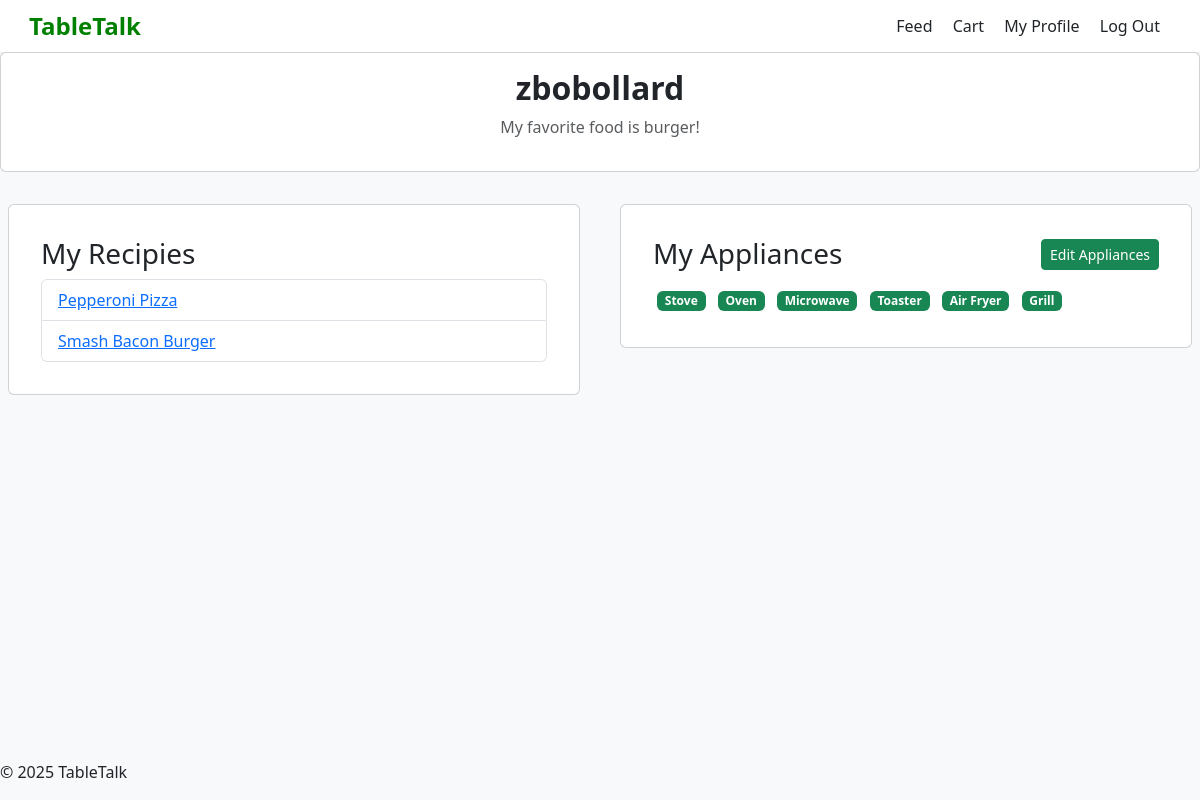
Before: /my_profile (signed in) with the older database file.
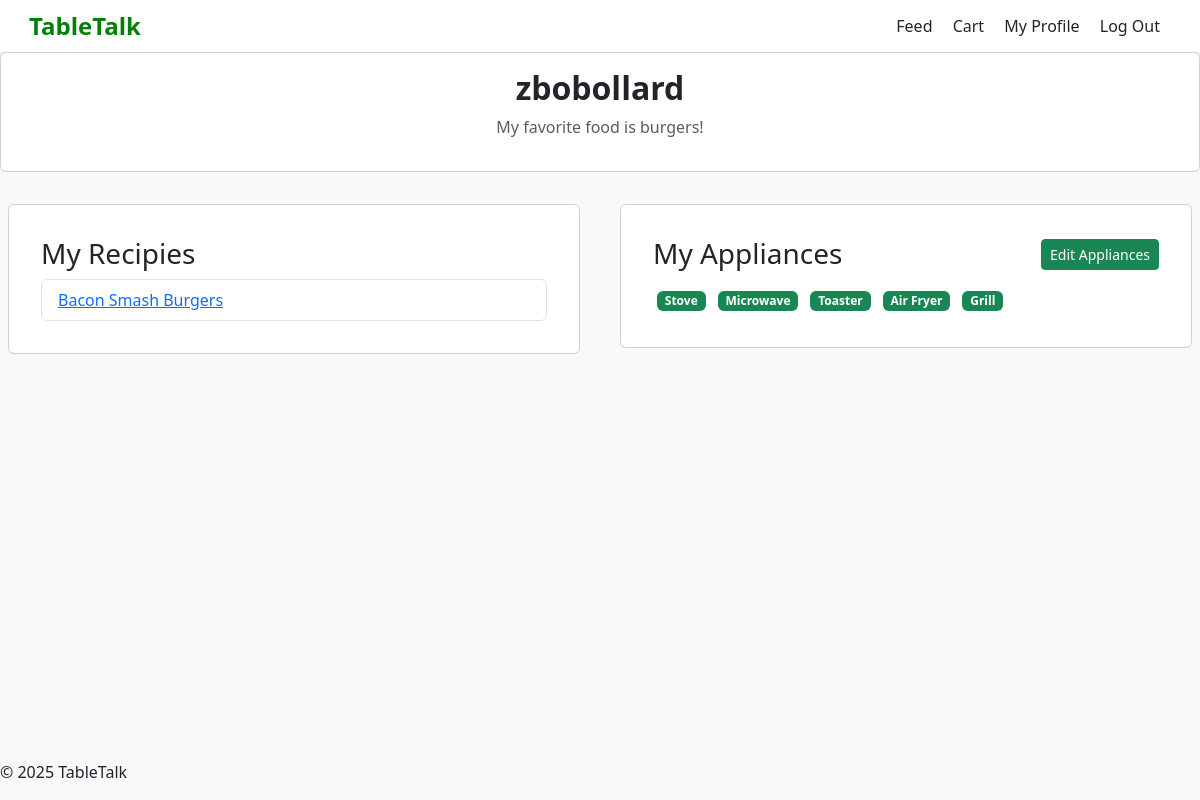
After: the same page with the newer database file.
### tables this page shows
CREATE TABLE users (
    id INTEGER PRIMARY KEY AUTOINCREMENT,
    username TEXT NOT NULL UNIQUE,
    password TEXT NOT NULL,
    first_name TEXT NOT NULL,
    last_name TEXT NOT NULL,
    favorite_food TEXT NOT NULL,
    cart TEXT,
    following TEXT
);

CREATE TABLE posts
(
    id INTEGER PRIMARY KEY AUTOINCREMENT,
    user_id INTEGER NOT NULL,
    title TEXT NOT NULL,
    category TEXT,
    steps TEXT,
    ingredients TEXT,
    appliances TEXT,
    username TEXT,
    FOREIGN KEY (user_id) REFERENCES users(id)
);

### app.py (the view)
@app.route('/my_profile')
def my_profile():
    if "username" in session:
        db = get_db()
        cur = db.execute('SELECT * FROM users WHERE username = ?',
                         [session['username']])
        user = cur.fetchone()
        if user is not None:
            appliances = db.execute('SELECT * FROM appliances WHERE user_id = ?', [user['id']]).fetchone()
            recipes = db.execute('SELECT * FROM posts WHERE user_id = ? ORDER BY id DESC', [user['id']]).fetchall()
            return render_template('user_profile.html', user=user,appliances=appliances,recipes=recipes)
        else:
            flash("User does not exist", "error")
            print_flashes()
            return redirect(url_for('show_feed'))
    else:
        flash("Your username is needed load your profile", "error")
        print_flashes()
        return redirect(url_for('show_feed'))

### app.py (called while the page is built)
def connect_db():
    rv = sqlite3.connect(app.config['DATABASE'])
    rv.row_factory = sqlite3.Row
    return rv

def get_db():
    if not hasattr(g, 'sqlite_db'):
        g.sqlite_db = connect_db()
    return g.sqlite_db

### templates/user_profile.html (shortened to what this page needs)
{% extends "layout.html" %}
{% block content %}
    <div>
        <div class="card mb-4">
            <div class="card-body">
                <section class="profile-info text-center">
                    <h2 class="fw-bold">{{ user.username }}</h2>
                    <p class="text-muted">My favorite food is {{ user.favorite_food }}!</p>
                </section>
            </div>
        </div>
        <div class="row">
            <div class="col-md-6">
                <div class="card mb-4 p-3 m-2">
                    <div class="card-body p-3">
                        {% if user['username'] == session['username'] %}
                            <h3>My Recipies</h3>
                        {% else %}
                            <h3>{{ user.username }}'s Recipies</h3>
                        {% endif %}
                        {% if recipes %}
                            <ul class="list-group">
                                {% for recipe in recipes %}
                                    <li class="list-group-item">
                                        <a href="{{ url_for('view_recipe', recipe_id=recipe['id']) }}">
                                            {{ recipe['title'] }}
                                        </a>
                                    </li>
                                {% endfor %}
                            </ul>
                        {% else %}
                            <p class="text-muted">No recipes posted yet</p>
                        {% endif %}
                    </div>
                </div>
            </div>
        <div class="col-md-6">
            <div class="card mb-4 p-3 m-2">
                <div class="card-body p-3">
                    <div class="d-flex justify-content-between align-items-center">
                        {% if user['username'] == session['username'] %}
                            <h3 class="mb-0">My Appliances</h3>
                            <button class="btn btn-success btn-sm" data-bs-toggle="modal" data-bs-target="#appliancesModal">
                                Edit Appliances
                            </button>
                        {% else %}
                            <h3 class="mb-0">{{ user.username }}'s Appliances</h3>
                        {% endif %}
                    </div>
                    {% if appliances %}
                        <div class="mt-3">
                            {% if appliances['stove'] %}<span class="badge bg-success m-1">Stove</span>{% endif %}
                            {% if appliances['oven'] %}<span class="badge bg-success m-1">Oven</span>{% endif %}
                            {% if appliances['microwave'] %}<span class="badge bg-success m-1">Microwave</span>{% endif %}
                            {% if appliances['toaster'] %}<span class="badge bg-success m-1">Toaster</span>{% endif %}
                            {% if appliances['air_fryer'] %}<span class="badge bg-success m-1">Air Fryer</span>{% endif %}
                            {% if appliances['grill'] %}<span class="badge bg-success m-1">Grill</span>{% endif %}
                        </div>
                    {% else %}
                        <p class="text-muted mt-2">No appliances added</p>
                    {% endif %}
                </div>
            </div>
        </div>
        </div>
    </div>
    <footer class="fixed-bottom">
        <p>&copy; 2025 TableTalk</p>
    </footer>
{% endblock %}

### templates/layout.html (shortened to what this page needs)
<!DOCTYPE html>
<html lang="en">
<head>
    <link href="https://cdn.jsdelivr.net/npm/bootstrap@5.3.2/dist/css/bootstrap.min.css" rel="stylesheet">
</head>
<body>
    <nav class="navbar navbar-light bg-white shadow-sm px-4">
        <span class="logo">
             TableTalk
        </span>
        <div>
            <a href="{{ url_for('show_feed') }}" class="nav-link d-inline-block me-3">Feed</a>
            <a href="{{ url_for('show_cart') }}" class="nav-link d-inline-block me-3">Cart</a>
            <a href="{{ url_for('my_profile') }}" class="nav-link d-inline-block me-3">My Profile</a>
            <a href="{{ url_for('logout') }}" class="nav-link d-inline-block me-3">Log Out</a>
        </div>
    </nav>
    {% block content %}
    {% endblock %}
</body>
</html>

### templates/layout.html (style rules this page uses)
body { background-color: #f8f9fa; }
.logo { font-size: 1.5rem; font-weight: bold; color: green; }

Changed rows visible on the page:
removed posts: title "Pepperoni Pizza"
changed users "zbobollard": favorite_food "burger" → "burgers"
changed posts: title "Smash Bacon Burger" → "Bacon Smash Burgers"
Other visible differences:
text no longer shown: "Oven"
